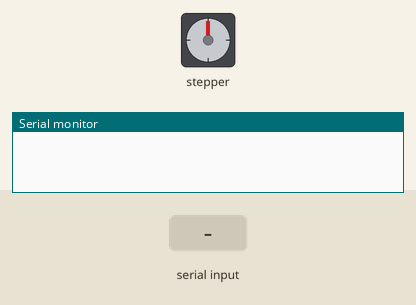
This program was run on a simulated Arduino Uno, built with avr-gcc and run on an emulated ATmega328P. On the bench: stepper motor, the last lines printed to the serial monitor. The inputs (shaded band) are chosen by the test bench. Stepper angles assume 2048 steps per turn.

Above: at 1.2 s.
1.3 s: "90,45\n" received over Serial
At 1.81 s:
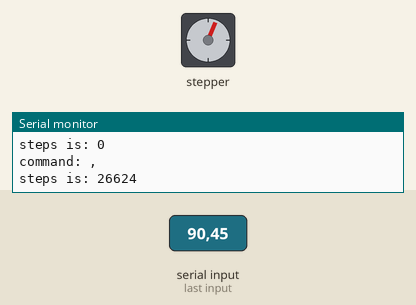
At 2.42 s:
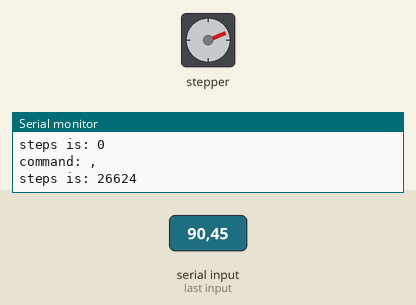
Timing chart, 0 to 13.3 s (numbered marks = the images above; inputs shaded):
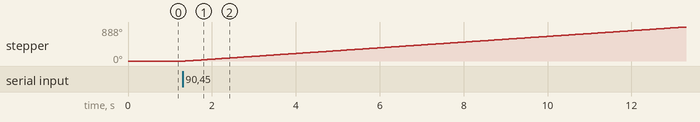

Measured:
- after the input at 1.3 s, stepper: keeps turning clockwise at about 74°/s, starting after 0.06 s

The program:

main.cpp
```cpp
/*
  Arduino控制28BYJ-48步进电机测试程序
  by 太极创客（www.taichi-maker.com）
  本示例程序旨在演示如何通过Arduino控制28BYJ-48步进电机。
  如需获得本示例程序详细电路信息以及如何使用Arduino控制电机的更多知识，请参考太极创客网站：
  http://www.taichi-maker.com/homepage/reference-index/arduino-library-index/stepper-library/
*/

//本示例程序使用Stepper库
#include <Arduino.h>
#include <Stepper.h>

// 定义电机控制用常量

// 电机内部输出轴旋转一周步数
const int STEPS_PER_ROTOR_REV = 32;

//  减速比
const int GEAR_REDUCTION = 64;

/*
 * 转子旋转一周需要走32步。转子每旋转一周，电机输出轴只旋转1/64周。
 * （电机内部配有多个减速齿轮,这些齿轮会的作用是让转子每旋转一周，
 * 输出轴只旋转1/64周。）
 * 因此电机输出轴旋转一周则需要转子走32X64=2048步，即以下常量定义。
*/

// 电机外部输出轴旋转一周步数 （2048）
const float STEPS_PER_OUT_REV = STEPS_PER_ROTOR_REV * GEAR_REDUCTION;

// 定义电机控制用变量

// 电机旋转步数
int StepsRequired;

// 建立步进电机对象
// 定义电机控制引脚以及电机基本信息。
// 电机控制引脚为 8,9,10,11
// 以上引脚依次连接在ULN2003 驱动板 In1, In2, In3, In4

Stepper steppermotor(STEPS_PER_ROTOR_REV, 8, 10, 9, 11);

void setup()
{
  Serial.begin(9600);
}

void loop()
{
  int steps = 0;
  if (Serial.available())
  {
    char command = Serial.read();
    Serial.print("command: ");
    Serial.println(command);
    steps = (int)(Serial.parseFloat() * STEPS_PER_OUT_REV);
    Serial.print("steps is: ");
    Serial.println(steps);
    if (command == 'n')
    {
      steps = -steps;
    }

    steppermotor.setSpeed(800);
    steppermotor.step(steps);
  }

  delay(40);
}
```
